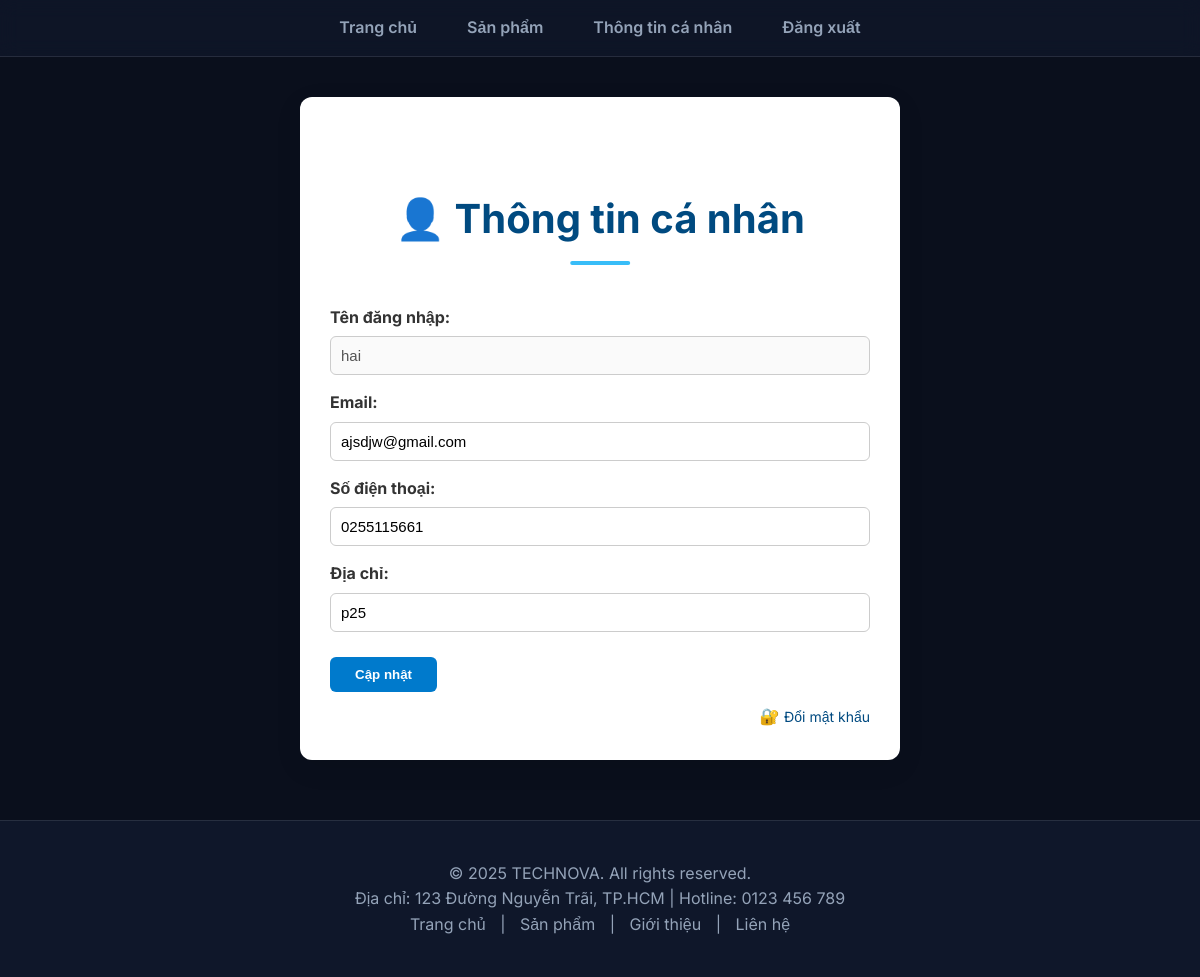
The app's page /WebBanHang/user/thongtincanhan.php (signed in) with its own data.
### tables this page shows
CREATE TABLE `users` (
  `id` int(11) NOT NULL,
  `username` varchar(50) NOT NULL,
  `user_id` int(11) NOT NULL,
  `password` varchar(100) NOT NULL,
  `phone` varchar(20) DEFAULT NULL,
  `address` varchar(255) DEFAULT NULL,
  `email` longtext NOT NULL,
  `balance` int(11) DEFAULT 0
);

### WebBanHang/user/thongtincanhan.php (the view, shortened to what this page needs)
<?php
$conn = new mysqli("localhost", "root", "", "webbh");
$username = $_SESSION["user"]["username"];
$user = $conn->query("SELECT * FROM users WHERE username = '$username'")->fetch_assoc();
?>
<!DOCTYPE html>
<html lang="vi">
<head>
  <link rel="stylesheet" href="../index/index.css">
</head>
<body>
<div id="fox">
  <div id="fox-nav">
    <ul>
      <li><a href="../index/index.php">Trang chủ</a></li>
      <li><a href="../SanPham/SanPham.php">Sản phẩm</a></li>
      <li><a href="../User/ThongTinCaNhan.php">Thông tin cá nhân</a></li>
      <li><a href="../Login/logout.php">Đăng xuất</a></li>
    </ul>
  </div>
  <div class="info-container">
    <h2>👤 Thông tin cá nhân</h2>
    <form method="POST">
      <label>Tên đăng nhập:</label>
      <input type="text" value="<?= htmlspecialchars($user["username"]) ?>" disabled>
      <label>Email:</label>
      <input type="email" name="email" value="<?= htmlspecialchars($user["email"] ?? '') ?>" required>
      <label>Số điện thoại:</label>
      <input type="text" name="phone" value="<?= htmlspecialchars($user["phone"] ?? '') ?>">
      <label>Địa chỉ:</label>
      <input type="text" name="address" value="<?= htmlspecialchars($user["address"] ?? '') ?>">
      <button type="submit" name="update">Cập nhật</button>
      <div class="change-pass">
        🔐 <a href="DoiMatKhau.php">Đổi mật khẩu</a>
      </div>
    </form>
  </div>
  <div id="fox-footer">
    <p>© 2025 TECHNOVA. All rights reserved.</p>
    <p>Địa chỉ: 123 Đường Nguyễn Trãi, TP.HCM | Hotline: 0123 456 789</p>
    <p>
      <a href="../index/index.php">Trang chủ</a> |
      <a href="../SanPham/SanPham.php">Sản phẩm</a> |
      <a href="../Gioithieu/Gioithieu.html">Giới thiệu</a> |
      <a href="../LienHe/LienHe.html">Liên hệ</a>
    </p>
  </div>
</div>
</body>
</html>

### WebBanHang/index/index.css (style rules this page uses)
:root { --bg-dark: #0a0f1c; --text-primary: #ffffff; --text-secondary: #94a3b8; --accent: #38bdf8; --accent-glow: rgba(56, 189, 248, 0.5); --glass-bg: rgba(255, 255, 255, 0.03); --glass-border: rgba(255, 255, 255, 0.1); --card-hover: rgba(255, 255, 255, 0.08); --font-main: 'Inter', sans-serif; }
* { box-sizing: border-box; margin: 0; padding: 0; }
body { background-color: var(--bg-dark); color: var(--text-primary); font-family: var(--font-main); line-height: 1.6; }
#fox { width: 100%; max-width: 100%; margin: 0; background: transparent; box-shadow: none; }
#fox-nav { background: rgba(15, 23, 42, 0.8); backdrop-filter: blur(10px); position: sticky; top: 0; z-index: 1000; border-bottom: 1px solid var(--glass-border); }
#fox-nav ul { display: flex; justify-content: center; list-style: none; padding: 0; }
#fox-nav ul li a { display: block; padding: 15px 25px; color: var(--text-secondary); text-decoration: none; font-weight: 600; transition: 0.3s; position: relative; }
#fox-footer { background: #0f172a; border-top: 1px solid var(--glass-border); color: var(--text-secondary); padding: 40px 20px; text-align: center; margin-top: 60px; display: flex; flex-direction: column; align-items: center; }
#fox-footer a { color: var(--text-secondary); text-decoration: none; margin: 0 10px; transition: 0.3s; }
#fox-footer p, #fox-footer div { text-align: center; width: 100%; }
h2 { text-align: center; font-size: 2.5rem; margin: 60px 0 40px; color: var(--text-primary); position: relative; display: inline-block; left: 50%; transform: translateX(-50%); }
h2::after { content: ''; display: block; width: 60px; height: 4px; background: var(--accent); margin: 10px auto 0; border-radius: 2px; }

### WebBanHang/user/thongtincanhan.php (style rules this page uses)
.info-container { max-width: 600px; margin: 40px auto; padding: 30px; background: white; border-radius: 12px; box-shadow: 0 8px 28px rgba(0,0,0,0.08); }
.info-container h2 { text-align: center; color: #004a80; margin-bottom: 25px; }
.info-container label { display: block; margin-top: 15px; font-weight: bold; color: #333; }
.info-container input[type="text"], .info-container input[type="email"] { width: 100%; padding: 10px; margin-top: 6px; border: 1px solid #ccc; border-radius: 6px; font-size: 15px; }
.info-container button { margin-top: 25px; padding: 10px 25px; background: #007acc; color: white; border: none; border-radius: 6px; font-weight: bold; cursor: pointer; transition: background-color 0.3s; }
.info-container .change-pass { display: block; text-align: right; margin-top: 12px; }
.info-container .change-pass a { color: #004a80; text-decoration: none; font-size: 14px; }

### records on screen
users: username "hai", email "ajsdjw@gmail.com", phone "0255115661", address "p25"
